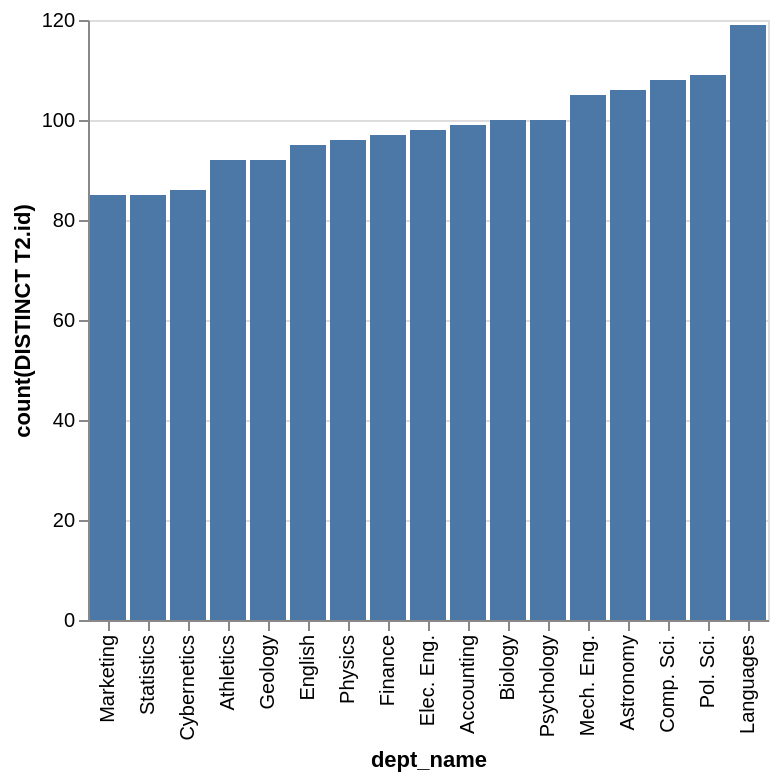

Vega-Lite specification stored for this chart:
### Vega-Lite specification from a JSON file in a GitHub repository (floating-point values rounded to 4 significant figures)
{"data": {"values": [{"x_data": "Marketing", "y_data": 85}, {"x_data": "Statistics", "y_data": 85}, {"x_data": "Cybernetics", "y_data": 86}, {"x_data": "Athletics", "y_data": 92}, {"x_data": "Geology", "y_data": 92}, {"x_data": "English", "y_data": 95}, {"x_data": "Physics", "y_data": 96}, {"x_data": "Finance", "y_data": 97}, {"x_data": "Elec. Eng.", "y_data": 98}, {"x_data": "Accounting", "y_data": 99}, {"x_data": "Biology", "y_data": 100}, {"x_data": "Psychology", "y_data": 100}, {"x_data": "Mech. Eng.", "y_data": 105}, {"x_data": "Astronomy", "y_data": 106}, {"x_data": "Comp. Sci.", "y_data": 108}, {"x_data": "Pol. Sci.", "y_data": 109}, {"x_data": "Languages", "y_data": 119}]}, "mark": "bar", "encoding": {"x": {"field": "x_data", "type": "nominal", "title": "dept_name", "sort": {"op": "sum", "field": "y_data", "order": "ascending"}}, "y": {"field": "y_data", "type": "quantitative", "title": "count(DISTINCT T2.id)"}}}
